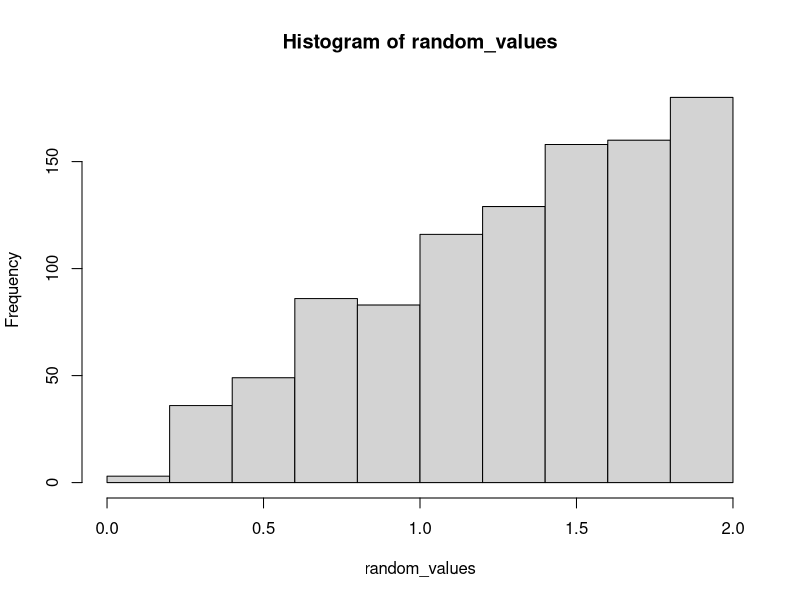

This figure's R source:
## ---- chunk 1
knitr::opts_chunk$set(echo = TRUE)
## ---- chunk 2
f = function(x) {
  return (x/2)
}

## ---- chunk 3

EX = integrate(
  function(x) {
    x * f(x)
  },
  lower=0,
  upper=2
)
EX$value

## ---- chunk 4
# Define the inverse of the cumulative distribution function (CDF) for the given PDF
F_inv <- function(u) {
  return(2 * sqrt(u))
}

# Generate 1000 random samples
random_values <- F_inv(runif(1000))

# Calculate the expected value (mean) from the generated samples
expected_value <- mean(random_values)

# Print the generated random samples and the calculated expected value
# print(random_values)
print(expected_value)



## ---- chunk 5
hist(random_values)
